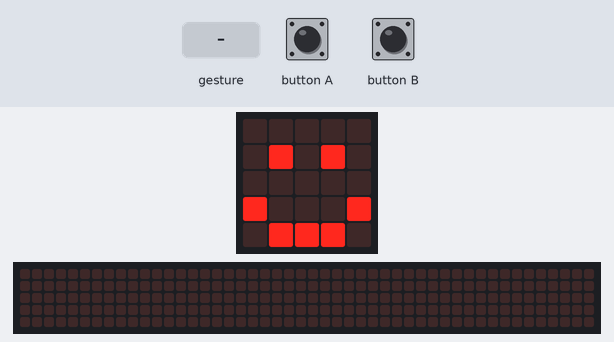
The program below on a simulated BBC micro:bit (MakeCode). On the bench: the board's 5×5 LED display, a strip that is not on the board, showing the scrolling text unrolled. Inputs (shaded band) come from the test bench. Random numbers come from a fixed seed; a tilt is held for 1.5 s and a shake lasts 1 s, then the board lies face up again; the 48×5 strip is a reading aid, not a part: it shows the text the display is scrolling, unrolled, one strip-width of it at a time.

Above: at 1.8 s.
1.9 s: button A pressed for 0.15 s
At 2.2 s:
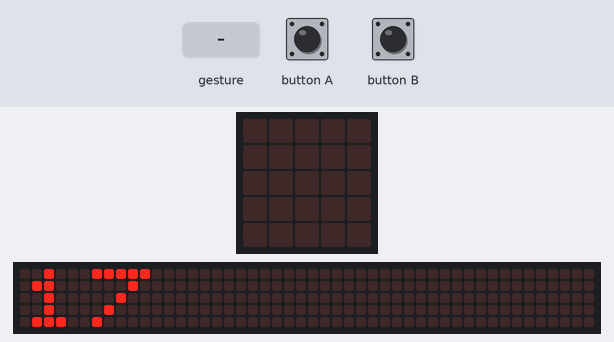
2.6 s: button B pressed for 0.15 s
At 3.17 s:
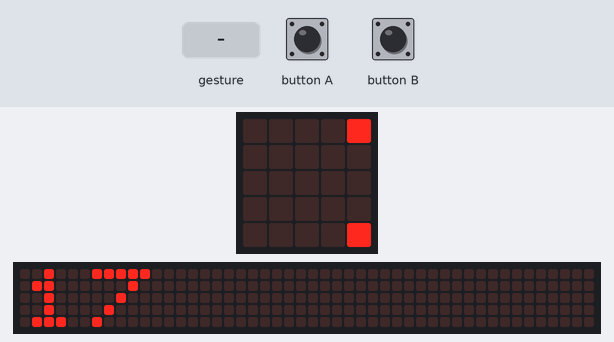
3.3 s: gesture 'shake'
At 3.62 s:
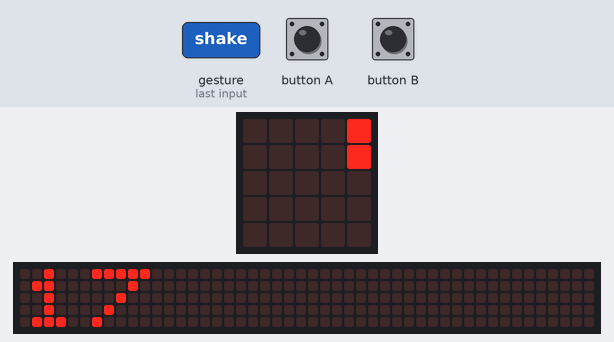
5.3 s: button A pressed for 0.15 s
At 5.72 s:
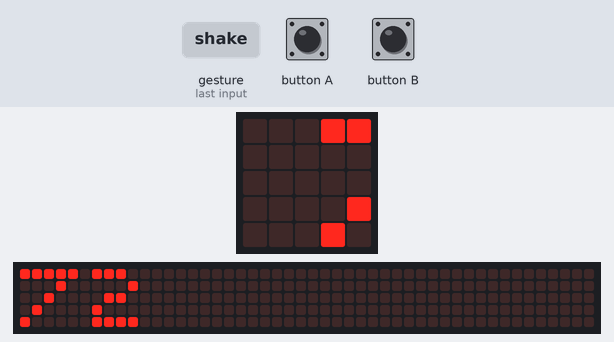
10.6 s: button B pressed for 0.15 s
At 10.82 s:
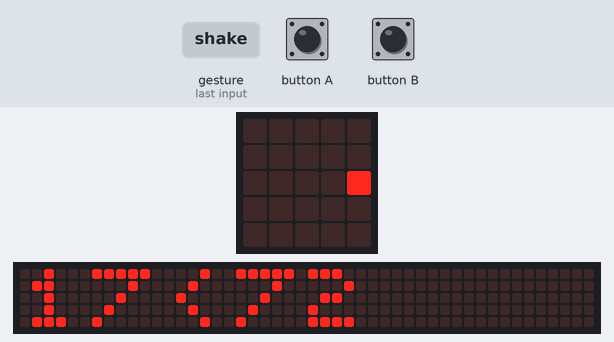
Timing chart, 0 to 13.6 s (numbered marks = the images above; inputs shaded):
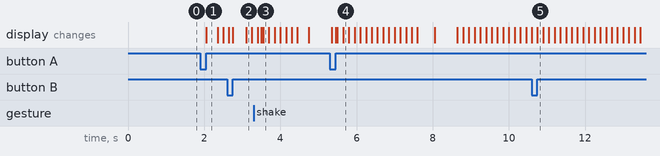

Measured:
- after the input at 1.9 s, the display: changes after 0.15 s (image 1)

The program:

main.ts
```typescript
// (licence header left out)
// variables
basic.showIcon(IconNames.Happy)
const number1 = randint(0, 99)
const number2 = randint(0, 99)

// Pressed A
input.onButtonPressed(Button.A, function () {
    basic.clearScreen()
    basic.showString(convertToText(number1))
    basic.clearScreen()
    basic.showIcon(IconNames.Happy)
})

// Pressed B
input.onButtonPressed(Button.B, function () {
    basic.clearScreen()
    basic.showString(convertToText(number2))
    basic.clearScreen()
    basic.showIcon(IconNames.Happy)
})

// Shake the microbit
input.onGesture(Gesture.Shake, function () {
    basic.clearScreen()

    if (number1 < number2) {
        basic.clearScreen()
        basic.showString(convertToText(number1) + '<' + convertToText(number2))
        basic.showIcon(IconNames.Happy)

    } else if (number1 > number2) {
        basic.clearScreen()
        basic.showString(convertToText(number1) + '>' + convertToText(number2))
        basic.showIcon(IconNames.Sad)

    } else {
        basic.clearScreen()
        basic.showString(convertToText(number1) + '=' + convertToText(number2))
        basic.showIcon(IconNames.Surprised)
    }
})
```
